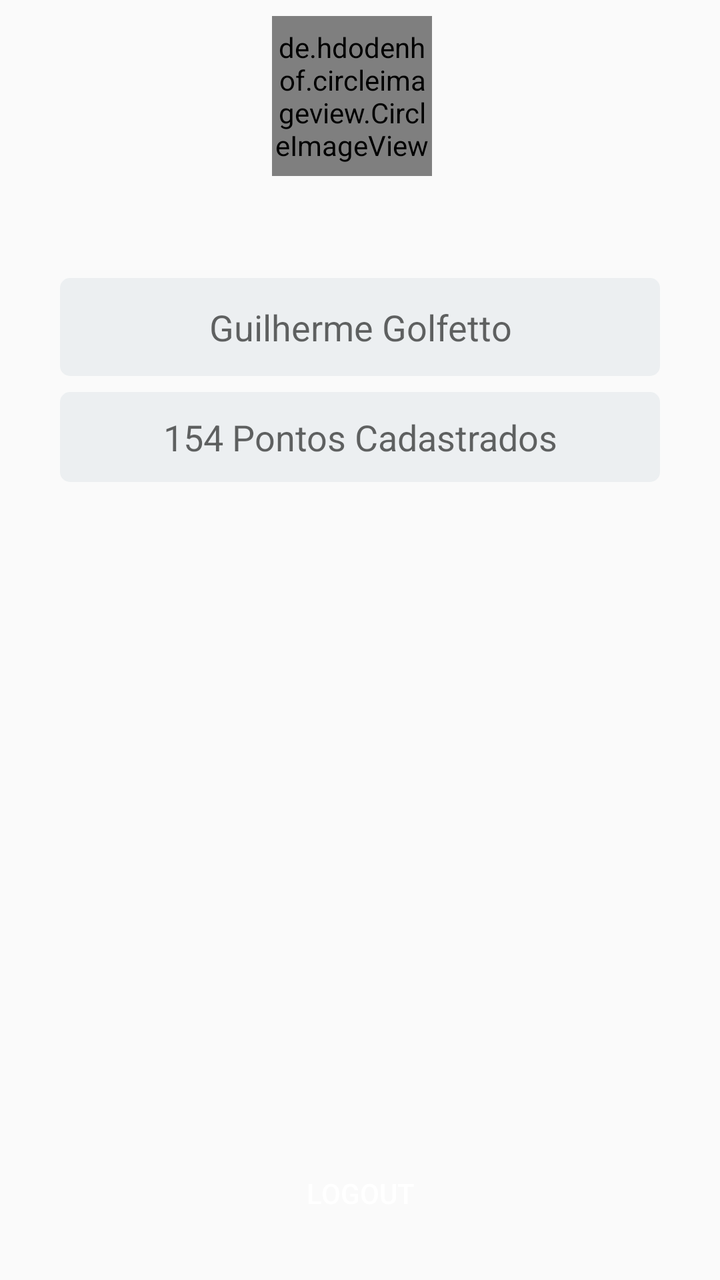
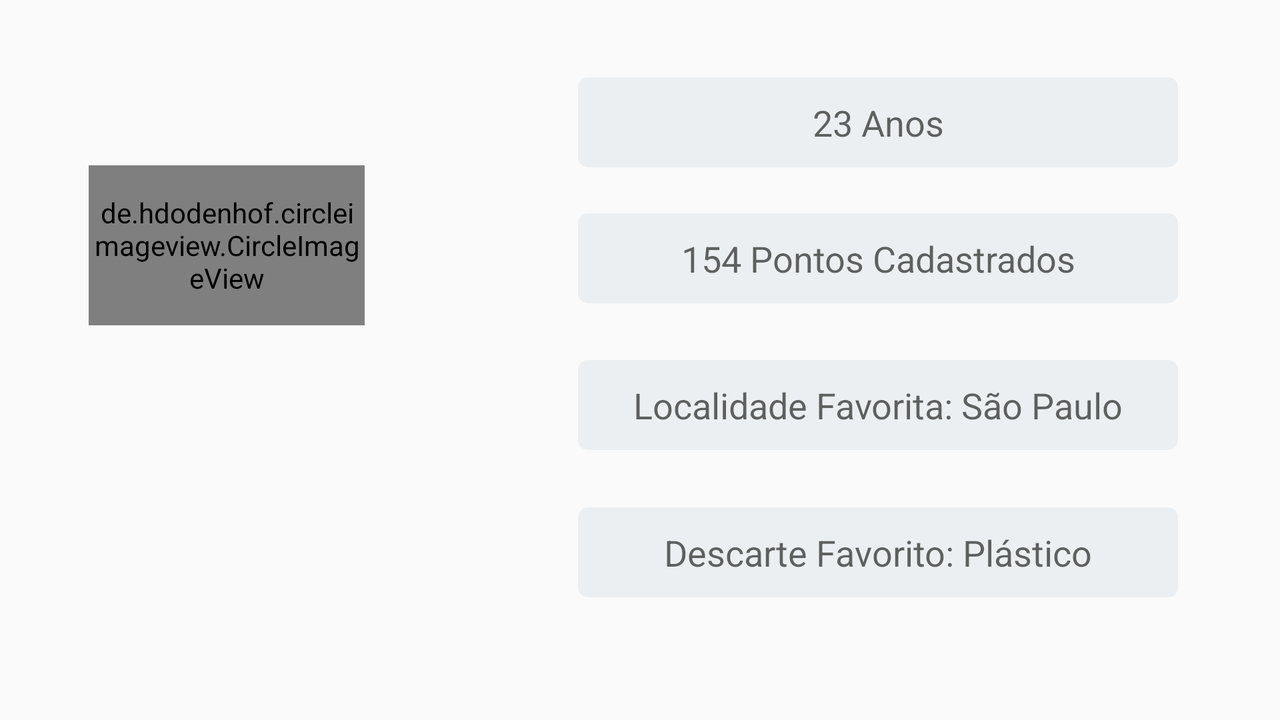

The same Android screen from two of the app's own layout files: first res/layout/ as a phone draws it, then the repository's variant for another configuration, drawn on a device whose configuration selects that folder. Both files follow.
<!-- AndroidManifest.xml: application theme AppTheme -->
<!-- res/layout/fragment_perfil.xml -->
<?xml version="1.0" encoding="utf-8"?>
<android.support.constraint.ConstraintLayout xmlns:android="http://schemas.android.com/apk/res/android"
    xmlns:app="http://schemas.android.com/apk/res-auto"
    xmlns:tools="http://schemas.android.com/tools"
    android:layout_width="match_parent"
    android:layout_height="match_parent"
    android:orientation="vertical">

    <TextView
        android:id="@+id/txtApelidoUsuario"
        android:layout_width="218dp"
        android:layout_height="35dp"
        android:layout_marginTop="8dp"
        android:text=""
        android:textAlignment="center"
        android:textSize="26sp"
        app:layout_constraintEnd_toEndOf="parent"
        app:layout_constraintStart_toStartOf="parent"
        app:layout_constraintTop_toBottomOf="@+id/imgUsuarioImagem" />


    <de.hdodenhof.circleimageview.CircleImageView xmlns:app="http://schemas.android.com/apk/res-auto"
        android:id="@+id/imgUsuarioImagem"
        android:layout_width="80dp"
        android:layout_height="80dp"
        android:layout_centerHorizontal="true"
        android:layout_marginEnd="8dp"
        android:layout_marginTop="8dp"
        android:src="@drawable/user"
        app:civ_border_color="@color/colorPrimary"
        app:civ_border_width="2dp"
        app:layout_constraintEnd_toEndOf="parent"
        app:layout_constraintStart_toStartOf="parent"
        app:layout_constraintTop_toTopOf="parent" />

    <EditText
        android:id="@+id/txtNomeCompleto"
        android:layout_width="300dp"
        android:layout_height="49dp"
        android:layout_gravity="center"
        android:layout_marginBottom="176dp"
        android:layout_marginTop="8dp"
        android:background="@drawable/rounded_edit_text"
        android:ellipsize="start"
        android:enabled="false"
        android:gravity="center"
        android:hint="Guilherme Golfetto"
        android:inputType="text"
        app:layout_constraintBottom_toBottomOf="parent"
        app:layout_constraintEnd_toEndOf="parent"
        app:layout_constraintStart_toStartOf="parent"
        app:layout_constraintTop_toBottomOf="@+id/txtApelidoUsuario"
        app:layout_constraintVertical_bias="0.0" />

    <EditText
        android:id="@+id/txtQuantidadePontos"
        android:layout_width="300dp"
        android:layout_height="45dp"
        android:layout_gravity="center"
        android:layout_marginBottom="92dp"
        android:layout_marginTop="8dp"
        android:background="@drawable/rounded_edit_text"
        android:ellipsize="start"
        android:enabled="false"
        android:gravity="center"
        android:hint="154 Pontos Cadastrados"
        android:inputType="text"
        app:layout_constraintBottom_toBottomOf="parent"
        app:layout_constraintEnd_toEndOf="parent"
        app:layout_constraintStart_toStartOf="parent"
        app:layout_constraintTop_toBottomOf="@+id/txtNomeCompleto"
        app:layout_constraintVertical_bias="0.0" />

    <Button
        android:id="@+id/btnLogout"
        android:layout_width="200dp"
        android:layout_height="55dp"
        android:layout_gravity="center"
        android:layout_marginBottom="16dp"
        android:background="@drawable/logou_button"
        android:text="Logout"
        android:textColor="#fff"
        app:layout_constraintBottom_toBottomOf="parent"
        app:layout_constraintEnd_toEndOf="parent"
        app:layout_constraintStart_toStartOf="parent" />



</android.support.constraint.ConstraintLayout>
<!-- resources referenced by this layout -->
<resources>
  <color name="colorPrimary">#4FC3F7</color>
  <!-- drawable logou_button (drawable) -->
  <?xml version="1.0" encoding="utf-8"?>
  <shape xmlns:android="http://schemas.android.com/apk/res/android"
      android:shape="rectangle" android:padding="10dp">
      <solid android:color="@color/colorLoagout"/>
      <corners android:radius="25dp"/>
  </shape>
  <!-- drawable rounded_edit_text (drawable) -->
  <?xml version="1.0" encoding="utf-8"?>
  <shape  xmlns:android="http://schemas.android.com/apk/res/android"
      android:shape="rectangle" android:padding="10dp">
      <solid android:color="#ECEFF1" />
      <corners
          android:bottomRightRadius="5dp"
          android:bottomLeftRadius="5dp"
          android:topLeftRadius="5dp"
          android:topRightRadius="5dp" />
  </shape>
  <!-- drawable user: jpg bitmap (drawable, 125627 bytes) -->
  <style name="AppTheme" parent="Theme.AppCompat.Light.DarkActionBar">
          
          <item name="colorPrimary">@color/colorPrimary</item>
          <item name="colorPrimaryDark">@color/colorPrimaryDark</item>
          <item name="colorAccent">@color/colorAccent</item>
      </style>
  <color name="colorPrimaryDark">#303F9F</color>
  <color name="colorAccent">#FF4081</color>
</resources>
<!-- res/layout-land/fragment_perfil.xml (the repository's variant of the layout above) -->
<!-- drawn on the phone turned sideways -->
<?xml version="1.0" encoding="utf-8"?>
<android.support.constraint.ConstraintLayout xmlns:android="http://schemas.android.com/apk/res/android"
    xmlns:app="http://schemas.android.com/apk/res-auto"
    xmlns:tools="http://schemas.android.com/tools"
    android:layout_width="match_parent"
    android:layout_height="match_parent"
    android:orientation="vertical">

    <LinearLayout
        android:layout_width="146dp"
        android:layout_height="211dp"
        android:orientation="vertical"
        app:layout_constraintBottom_toBottomOf="parent"
        app:layout_constraintEnd_toEndOf="parent"
        app:layout_constraintHorizontal_bias="0.09"
        app:layout_constraintStart_toStartOf="parent"
        app:layout_constraintTop_toTopOf="parent">

        <de.hdodenhof.circleimageview.CircleImageView
            android:id="@+id/profile_image"
            android:layout_width="match_parent"
            android:layout_height="80dp"
            android:layout_centerHorizontal="true"
            android:layout_marginBottom="8dp"
            android:layout_marginEnd="8dp"
            android:layout_marginTop="8dp"
            android:src="@drawable/modelo"
            app:civ_border_color="@color/colorPrimary"
            app:civ_border_width="2dp"
            app:layout_constraintBottom_toBottomOf="parent"
            app:layout_constraintEnd_toEndOf="parent"
            app:layout_constraintHorizontal_bias="0.21"
            app:layout_constraintStart_toStartOf="parent"
            app:layout_constraintTop_toTopOf="parent"
            app:layout_constraintVertical_bias="0.39" />

        <TextView
            android:id="@+id/txtNomeUsuario"
            android:layout_width="match_parent"
            android:layout_height="97dp"
            android:layout_marginBottom="8dp"
            android:text=""
            android:textAlignment="center"
            android:textSize="26sp"
            app:layout_constraintBottom_toBottomOf="parent"
            app:layout_constraintEnd_toEndOf="parent"
            app:layout_constraintHorizontal_bias="0.11"
            app:layout_constraintStart_toStartOf="parent"
            app:layout_constraintTop_toTopOf="parent"
            app:layout_constraintVertical_bias="0.74" />
    </LinearLayout>


    <EditText
        android:id="@+id/editText3"
        android:layout_width="300dp"
        android:layout_height="45dp"
        android:layout_gravity="center"
        android:layout_marginTop="8dp"
        android:background="@drawable/rounded_edit_text"
        android:ellipsize="start"
        android:enabled="false"
        android:gravity="center"
        android:hint="23 Anos"
        android:inputType="text"
        app:layout_constraintBottom_toBottomOf="parent"
        app:layout_constraintEnd_toEndOf="parent"
        app:layout_constraintHorizontal_bias="0.85"
        app:layout_constraintStart_toStartOf="parent"
        app:layout_constraintTop_toTopOf="parent"
        app:layout_constraintVertical_bias="0.10" />

    <EditText
        android:id="@+id/editText2"
        android:layout_width="300dp"
        android:layout_height="45dp"
        android:layout_gravity="center"
        android:layout_marginBottom="8dp"
        android:layout_marginTop="8dp"
        android:background="@drawable/rounded_edit_text"
        android:ellipsize="start"
        android:enabled="false"
        android:gravity="center"
        android:hint="154 Pontos Cadastrados"
        android:inputType="text"
        app:layout_constraintBottom_toBottomOf="parent"
        app:layout_constraintEnd_toEndOf="parent"
        app:layout_constraintHorizontal_bias="0.85"
        app:layout_constraintStart_toStartOf="parent"
        app:layout_constraintTop_toTopOf="parent"
        app:layout_constraintVertical_bias="0.32999998" />

    <EditText
        android:id="@+id/editText4"
        android:layout_width="300dp"
        android:layout_height="45dp"
        android:layout_gravity="center"
        android:layout_marginTop="8dp"
        android:background="@drawable/rounded_edit_text"
        android:ellipsize="start"
        android:enabled="false"
        android:gravity="center"
        android:hint="Localidade Favorita: São Paulo"
        android:inputType="text"
        app:layout_constraintBottom_toBottomOf="parent"
        app:layout_constraintEnd_toEndOf="parent"
        app:layout_constraintHorizontal_bias="0.85"
        app:layout_constraintStart_toStartOf="parent"
        app:layout_constraintTop_toTopOf="parent"
        app:layout_constraintVertical_bias="0.56" />

    <EditText
        android:id="@+id/editText"
        android:layout_width="300dp"
        android:layout_height="45dp"
        android:layout_gravity="center"
        android:layout_marginTop="8dp"
        android:background="@drawable/rounded_edit_text"
        android:ellipsize="start"
        android:enabled="false"
        android:gravity="center"
        android:hint="Descarte Favorito: Plástico"
        android:inputType="text"
        app:layout_constraintBottom_toBottomOf="parent"
        app:layout_constraintEnd_toEndOf="parent"
        app:layout_constraintHorizontal_bias="0.85"
        app:layout_constraintStart_toStartOf="parent"
        app:layout_constraintTop_toTopOf="parent"
        app:layout_constraintVertical_bias="0.8" />


</android.support.constraint.ConstraintLayout>
<!-- resources referenced by the variant -->
<!-- as the phone turned sideways resolves them -->
<resources>
  <color name="colorPrimary">#4FC3F7</color>
  <!-- drawable modelo: jpg bitmap (drawable, 41495 bytes) -->
  <!-- drawable rounded_edit_text (drawable) -->
  <?xml version="1.0" encoding="utf-8"?>
  <shape  xmlns:android="http://schemas.android.com/apk/res/android"
      android:shape="rectangle" android:padding="10dp">
      <solid android:color="#ECEFF1" />
      <corners
          android:bottomRightRadius="5dp"
          android:bottomLeftRadius="5dp"
          android:topLeftRadius="5dp"
          android:topRightRadius="5dp" />
  </shape>
  <style name="AppTheme" parent="Theme.AppCompat.Light.DarkActionBar">
          
          <item name="colorPrimary">@color/colorPrimary</item>
          <item name="colorPrimaryDark">@color/colorPrimaryDark</item>
          <item name="colorAccent">@color/colorAccent</item>
      </style>
  <color name="colorPrimaryDark">#303F9F</color>
  <color name="colorAccent">#FF4081</color>
</resources>
